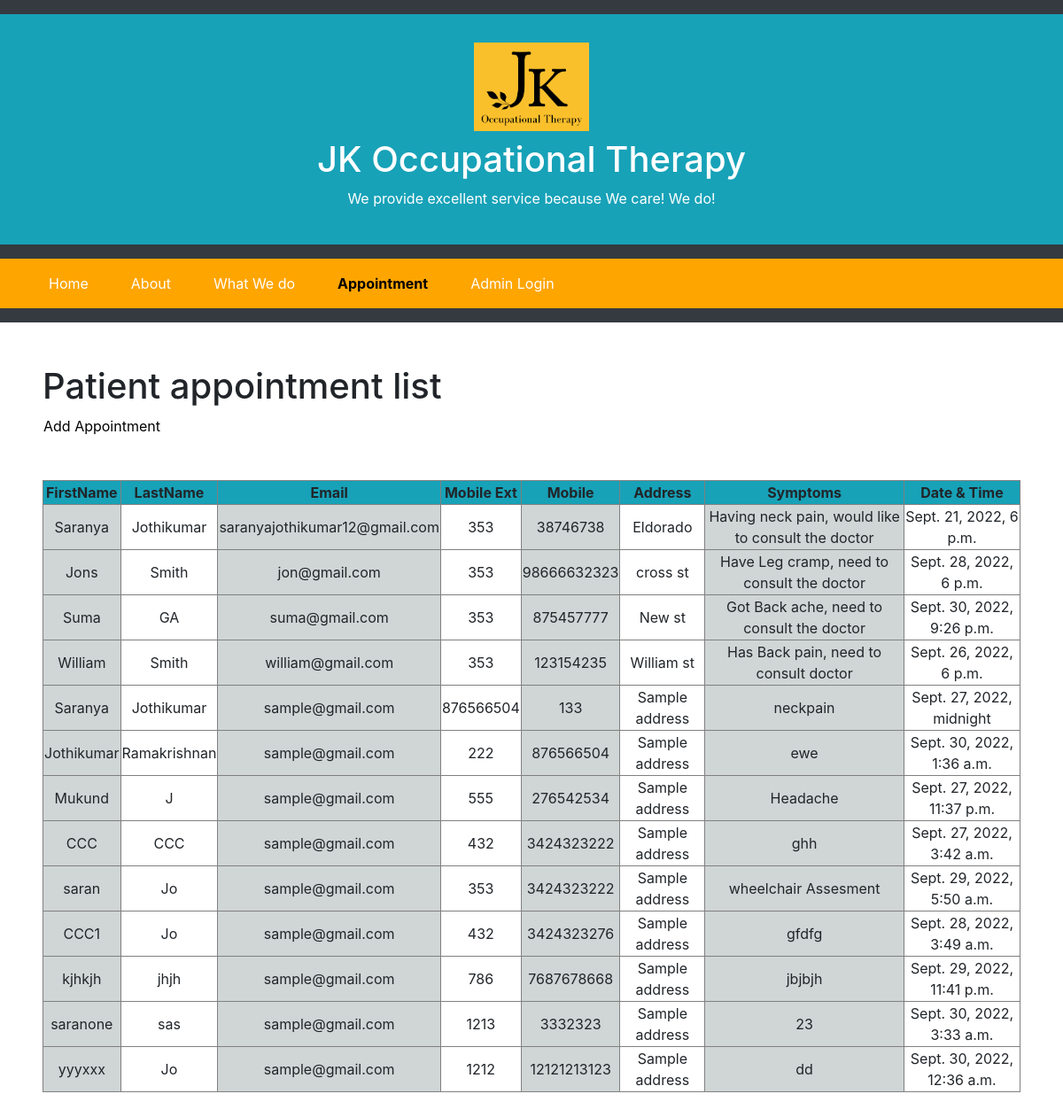
/list, run on an earlier commit of the app's database.
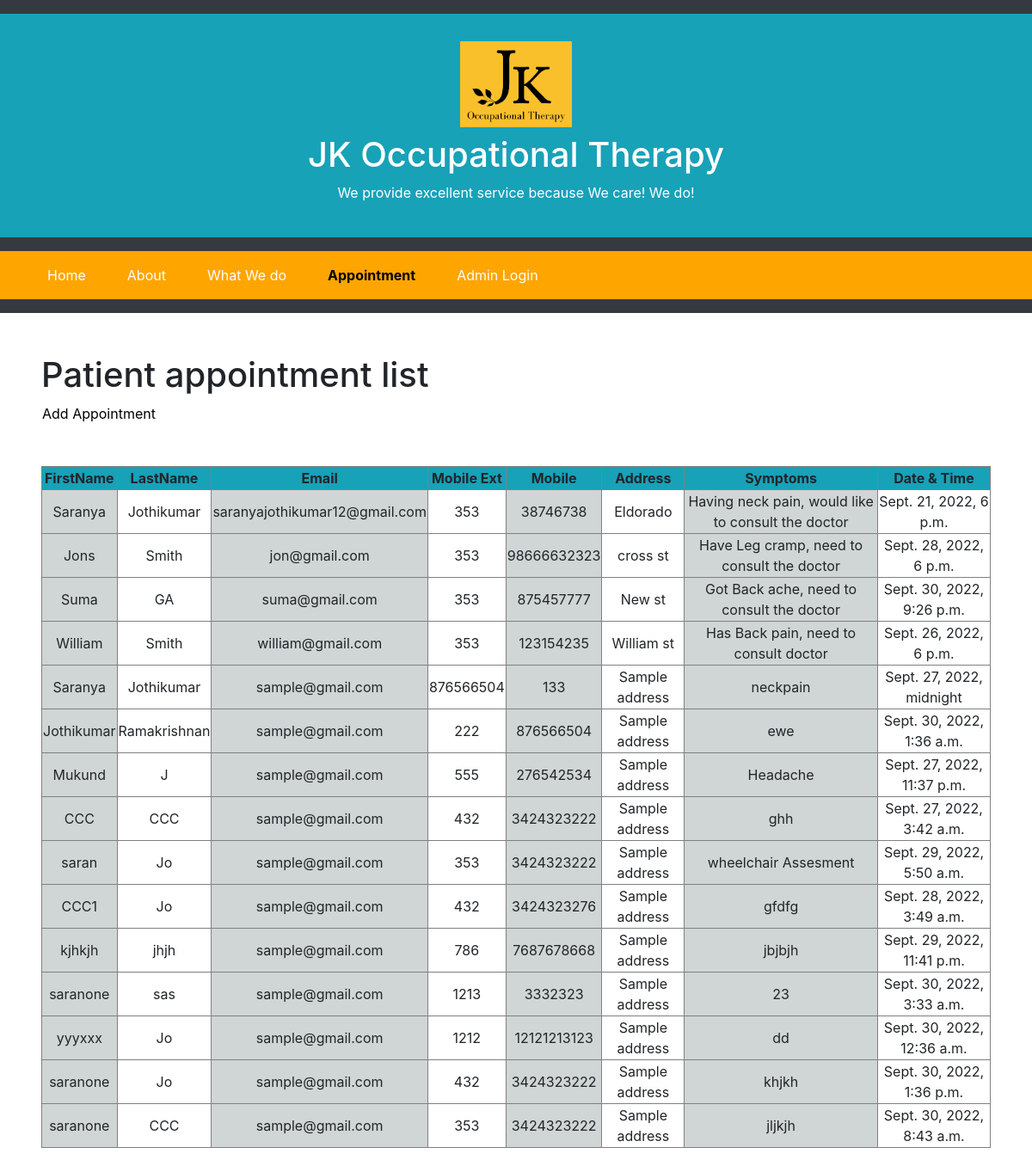
And on a later commit of the database.
### adminMod/models.py (models this page shows, shortened)
class adminMod_appointment(models.Model):
    firstname = models.CharField(max_length=50, null=False, blank=False)
    lastname = models.CharField(max_length=50, null=False, blank=False)
    address = models.CharField(max_length=300, null=False,blank=False)
    email = models.CharField(max_length=100, null=False,blank=False)
    mobile_ext = models.CharField(max_length=5,null=False,blank=False)
    mobile = models.IntegerField(null=False,blank=False)
    complaint_description = models.TextField(max_length=500,null=False,blank=False)
    appointment_date_time = models.DateTimeField(max_length=50,null=False,blank=False)
    status = models.CharField(max_length=20,null=False,blank=False)

### adminMod/views.py (the view)
# urls.py: path('list', get_appointments, name='get_appointments'),
def get_appointments(request):
    appointments = adminMod_appointment.objects.all()
    context = {
        'appointments': appointments
    }
    return render(request, 'adminMod/admin_list.html', context)

### adminMod/templates/adminMod/admin_list.html (shortened to what the changed rows need)
{% load static %}
<!DOCTYPE html>
<html lang="en">
<head>
    <link rel="stylesheet" href="https://maxcdn.bootstrapcdn.com/bootstrap/4.2.1/css/bootstrap.min.css" type="text/css" />
    <link rel="stylesheet" href="https://use.fontawesome.com/releases/v5.0.10/css/all.css">
    <link rel="stylesheet" href="https://maxcdn.bootstrapcdn.com/bootstrap/4.2.1/css/bootstrap.min.css" type="text/css" />
    <link rel="stylesheet" href="https://maxcdn.bootstrapcdn.com/font-awesome/4.7.0/css/font-awesome.min.css" type="text/css" />
    <link rel="stylesheet" href="https://cdnjs.cloudflare.com/ajax/libs/hover.css/2.1.1/css/hover-min.css" type="text/css" />
    <link rel="stylesheet" href="https://stackpath.bootstrapcdn.com/bootstrap/4.4.1/css/bootstrap.min.css"
>
</head>
<body>
<header>
    <div class="p-4 bg-info text-white text-center">
        <h1>JK Occupational Therapy</h1>
      </div>
    <h1 class="ml-5 mt-5">Patient appointment list</h1>
    <table border="1" class="m-5" >
        {% for appointment in appointments %}
            <tr>
                <td  class="text-center"  style="background-color: #d0d5d5;" >{{ appointment.firstname }}   </td>
                <td class="text-center" >{{ appointment.lastname }}</td>
                <td style=" background-color: #d0d5d5;" class="text-center">{{ appointment.email }}</td>
                <td class="text-center">{{ appointment.mobile_ext }}</td>
                <td style=" background-color: #d0d5d5;" class="text-center">{{ appointment.mobile }}</td>
                <td class="text-center">{{ appointment.address }}</td>
                <td style=" background-color: #d0d5d5;" class="text-center">{{ appointment.complaint_description }}</td>
                <td class="text-center">{{ appointment.appointment_date_time }}</td>
            </tr>
        {% endfor %}
    </table>
</body>
</html>

What changed in the data, as far as the page shows it:
added adminMod_appointment: firstname "saranone", lastname "Jo", email "sample@gmail.com", mobile_ext "432", mobile "3424323222", address "Sample address", complaint_description "khjkh", appointment_date_time "Sept. 30, 2022, 1:36 p.m."
added adminMod_appointment: firstname "saranone", lastname "CCC", email "sample@gmail.com", mobile_ext "353", mobile "3424323222", address "Sample address", complaint_description "jljkjh", appointment_date_time "Sept. 30, 2022, 8:43 a.m."
